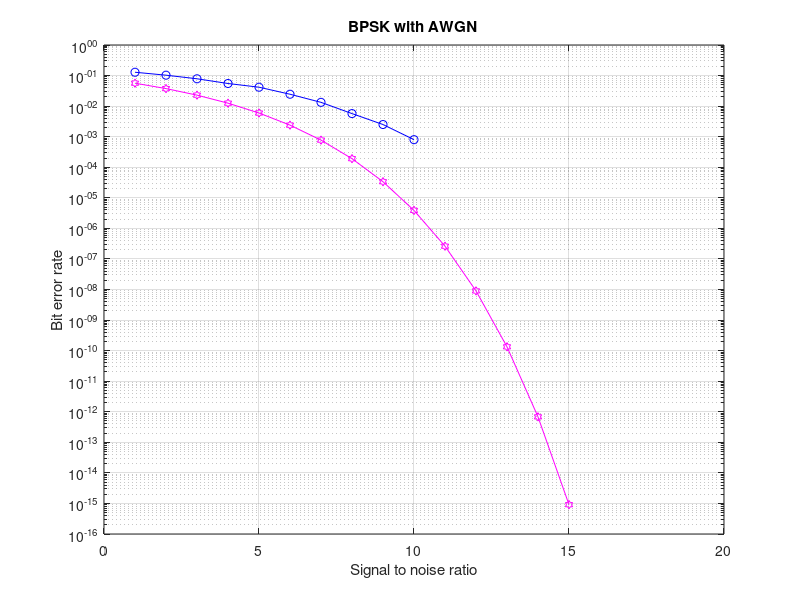

Write MATLAB code to recreate this figure.
clear all
clc
r=round(rand(1,10000));
for i=1:10000
    if r(i)==0
        s(i)=-1;
    else
        s(i)=1;
    end
end
k=1;
for snrdb=1:1:15
    v=1/(10^(snrdb/10));
x=awgn(s,snrdb,'measured');
%n1=sqrt(v/2)*randn(1,10000);
%n2=sqrt(1/2)*randn(1,10000);
%n=sqrt(n1.*n1+n2.*n2);
y=x;
for j=1:10000
    if y(j)>0
        z(j)=1;
    else
        z(j)=0;
    end
end
error=length(find(z~=r));
ber(k)=error/10000;
k=k+1;
end
snrdb=1:1:15;
snrlin=10.^(snrdb./10);
tber=0.5.*erfc(sqrt(snrlin));
semilogy(snrdb,ber,'-bo', snrdb,tber,'-mh')
grid on
title('BPSK with AWGN');
xlabel('Signal to noise ratio');
ylabel('Bit error rate');
